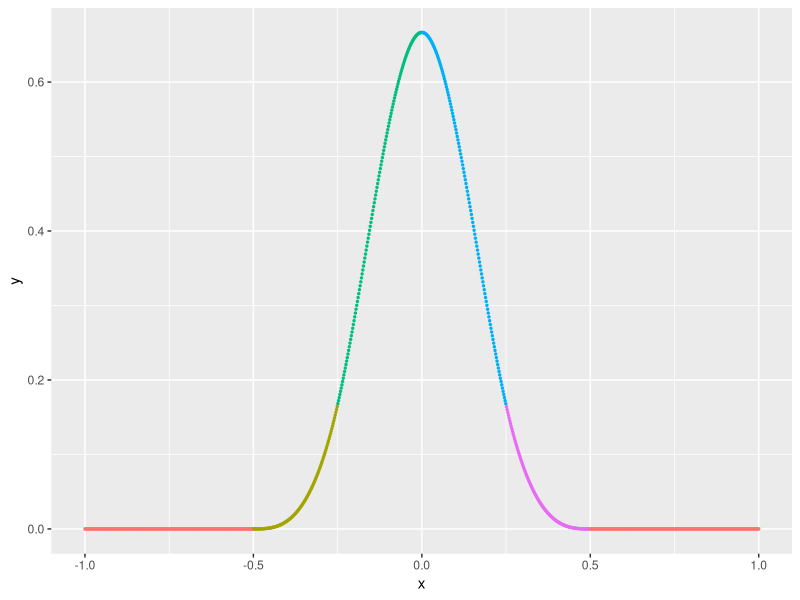
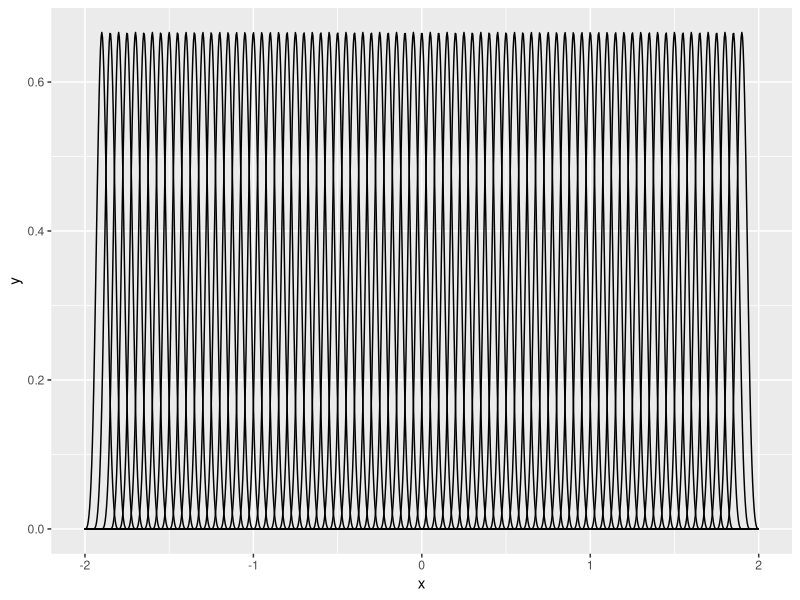
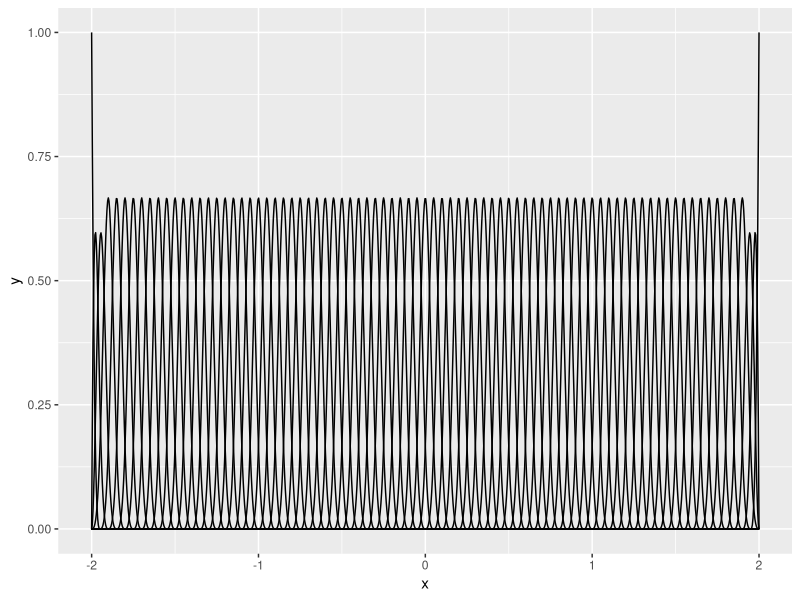

These figures' R source, in order:
library(tidyverse)
library(splines)
library(modelr)
library(magrittr)

# Looking at splines ---------------------------------------------------

b_spline <- function(x, knots, show_piece = F){
  
  stopifnot(length(knots) == 5)
  
  .b_spline <- function(x){
    if (x >= knots[1] & x < knots[2]) {
      piece <- 1
      u <- (x-knots[1])/(knots[2] - knots[1])
      y <- 1/6 * u^3 
      
    } else if (x >= knots[2] & x < knots[3]) {
      piece <- 2
      u <- (x-knots[2])/(knots[3] - knots[2])
      y <- 1/6 * (1 + 3*u + 3*u^2 - 3*u^3)
      
    } else if (x >= knots[3] & x < knots[4]) {
      piece <- 3
      u <- (x-knots[3])/(knots[4] - knots[3])
      y <- 1/6 * (4 - 6*u^2 + 3*u^3)
      
    } else if (x >= knots[4] & x <= knots[5]) {
      piece <- 4
      u <- (x-knots[4])/(knots[5] - knots[4])
      y <- 1/6 * (1 - 3*u + 3*u^2 - u^3)
    }
    else {
      piece <- 0
      y <- 0 
    } 
    
    if (!show_piece) return(y)
    
    c(y, piece)
    
  }
  
  if (!show_piece){
    tibble(x = x, 
           y = map_dbl(x, .b_spline)
    )
  } else {
    map(x, .b_spline) %>% 
      do.call(rbind, .)%>%
      set_colnames(c('y', 'segment')) %>% 
      as_tibble() %>% 
      mutate(x = x) %>% 
      mutate_at(vars(segment), as.factor) %>% 
      select(x, everything())
  }
  
}

x <- seq(-1, 1, length.out = 1000)
knots <- seq(-0.5, 0.5, length.out = 5)
b_spline(x, knots = knots, show_piece = T) %>%
  ggplot(mapping = aes(x = x, 
                       y = y, 
                       colour = segment)) +
  geom_point(size = 0.5) +
  theme(legend.position="none")

# a range of splines
x <- seq(-2, 2, length.out = 1000)
knots <- seq(-2, 2, by = 0.05)

imap_dfr(seq(1,length(knots)-4),
         ~b_spline(x, knots = knots[.x:(.x+4)]) %>% 
           mutate(k = .y)
) %>% ggplot(mapping = aes(x = x, y = y, group = k)) + geom_line()

# Using splines::bs
bs(x, knots  = knots) %>% 
  as.data.frame() %>% 
  as_tibble() %>% 
  mutate(x=x) %>% 
  gather(k, y, -x) %>% ggplot(mapping = aes(x = x, y = y, group = k)) + geom_line()

# a random spline functions
rbspline <- function(x, knots){
  tibble(x = x,
         y = bs(x, knots = knots) %*% rnorm(length(knots) + 3) %>% 
           as.vector()
  )
  
}

rbspline_examples <- function(i){
  set.seed(i)
  Df <- imap(rerun(5, rbspline(x, knots)), 
             ~mutate(., example = .y)) %>% 
    bind_rows() %>% 
    mutate_at(vars(example), as.character)
  
  p <- Df %>% ggplot(mapping = aes(x = x, y = y, colour = example)) + 
    geom_line() +
    theme(legend.position="none")
  
  p
}

# rbf ---------------------------------------------------------------------
rbf <- function(x, centres, sigma = 1.0){
  map_dfc(centres, 
          ~exp(-(x-.)^2/(2*sigma^2))
  ) %>% as.matrix()
}

random_rbf <- function(x, centres, sigma = 1.0){
  rbf(x, centres, sigma) %>% 
    multiply_by_matrix(rnorm(length(centres))) %>% 
    as.data.frame() %>% 
    set_names('y') %>% 
    mutate(x = x)
}


random_rbf_examples <- function(i, sigma){
  set.seed(i)
  Df <- imap(rerun(5, random_rbf(x, centres = centres, sigma = sigma)), 
             ~mutate(.x, example = .y)) %>% 
    bind_rows() %>% 
    mutate_at(vars(example), as.character)
  
  p <- Df %>% ggplot(mapping = aes(x = x, y = y, colour = example)) + 
    geom_line() +
    theme(legend.position="none")
  
  p
}

# RBF regression ----------------------------------------------------------
rbf <- function(x, centres, sigma = 1.0){
  map(centres,
      ~exp(-(x-.)^2/(2*sigma^2))
  ) %>% do.call(cbind, .)
}



